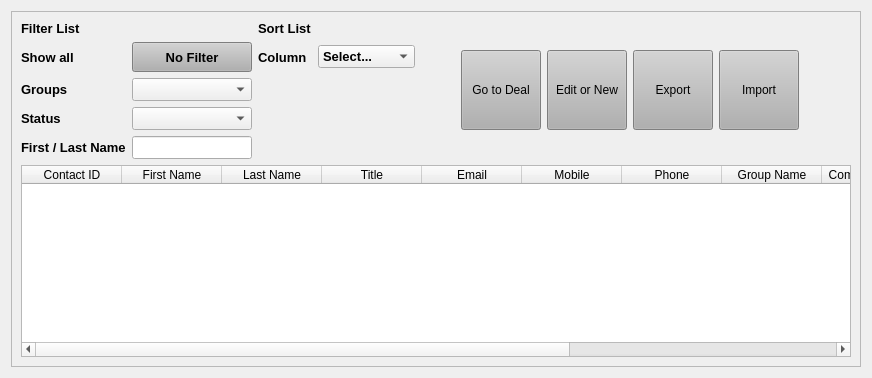
          <widget class="QWidget" name="tab_12">
           <attribute name="title">
            <string>Contact List</string>
           </attribute>
           <layout class="QGridLayout" name="gridLayout_19">
            <item row="0" column="0">
             <widget class="QFrame" name="frame">
              <property name="frameShape">
               <enum>QFrame::StyledPanel</enum>
              </property>
              <property name="frameShadow">
               <enum>QFrame::Raised</enum>
              </property>
              <layout class="QGridLayout" name="gridLayout_20">
               <item row="0" column="3">
                <widget class="QPushButton" name="pushButton_5">
                 <property name="minimumSize">
                  <size>
                   <width>80</width>
                   <height>80</height>
                  </size>
                 </property>
                 <property name="styleSheet">
                  <string notr="true">background-color: rgb(176, 176, 176);</string>
                 </property>
                 <property name="text">
                  <string>Export</string>
                 </property>
                </widget>
               </item>
               <item row="0" column="1">
                <widget class="QPushButton" name="pushButton_57">
                 <property name="minimumSize">
                  <size>
                   <width>80</width>
                   <height>80</height>
                  </size>
                 </property>
                 <property name="styleSheet">
                  <string notr="true">background-color: rgb(176, 176, 176);</string>
                 </property>
                 <property name="text">
                  <string>Go to Deal</string>
                 </property>
                </widget>
               </item>
               <item row="0" column="2">
                <widget class="QPushButton" name="pushButton_24">
                 <property name="minimumSize">
                  <size>
                   <width>80</width>
                   <height>80</height>
                  </size>
                 </property>
                 <property name="styleSheet">
                  <string notr="true">background-color: rgb(176, 176, 176);</string>
                 </property>
                 <property name="text">
                  <string>Edit or New</string>
                 </property>
                </widget>
               </item>
               <item row="0" column="5">
                <spacer name="horizontalSpacer_3">
                 <property name="orientation">
                  <enum>Qt::Horizontal</enum>
                 </property>
                 <property name="sizeHint" stdset="0">
                  <size>
                   <width>40</width>
                   <height>20</height>
                  </size>
                 </property>
                </spacer>
               </item>
               <item row="1" column="0" colspan="7">
                <widget class="QTableWidget" name="tableWidget">
                 <property name="sizePolicy">
                  <sizepolicy hsizetype="Preferred" vsizetype="Expanding">
                   <horstretch>0</horstretch>
                   <verstretch>0</verstretch>
                  </sizepolicy>
                 </property>
                 <property name="styleSheet">
                  <string notr="true">QScrollBar::handle:horizontal{background-color: rgb(176, 176, 176)}\</string>
                 </property>
                 <property name="editTriggers">
                  <set>QAbstractItemView::NoEditTriggers</set>
                 </property>
                 <property name="tabKeyNavigation">
                  <bool>false</bool>
                 </property>
                 <property name="showDropIndicator" stdset="0">
                  <bool>true</bool>
                 </property>
                 <property name="selectionMode">
                  <enum>QAbstractItemView::SingleSelection</enum>
                 </property>
                 <property name="selectionBehavior">
                  <enum>QAbstractItemView::SelectRows</enum>
                 </property>
                 <attribute name="verticalHeaderVisible">
                  <bool>false</bool>
                 </attribute>
                 <column>
                  <property name="text">
                   <string>Contact ID</string>
                  </property>
                 </column>
                 <column>
                  <property name="text">
                   <string>First Name</string>
                  </property>
                 </column>
                 <column>
                  <property name="text">
                   <string>Last Name</string>
                  </property>
                 </column>
                 <column>
                  <property name="text">
                   <string>Title</string>
                  </property>
                 </column>
                 <column>
                  <property name="text">
                   <string>Email</string>
                  </property>
                 </column>
                 <column>
                  <property name="text">
                   <string>Mobile</string>
                  </property>
                 </column>
                 <column>
                  <property name="text">
                   <string>Phone</string>
                  </property>
                 </column>
                 <column>
                  <property name="text">
                   <string>Group Name</string>
                  </property>
                 </column>
                 <column>
                  <property name="text">
                   <string>Company Name</string>
                  </property>
                 </column>
                 <column>
                  <property name="text">
                   <string>Product Name</string>
                  </property>
                 </column>
                 <column>
                  <property name="text">
                   <string>Status</string>
                  </property>
                 </column>
                 <column>
                  <property name="text">
                   <string>Description</string>
                  </property>
                 </column>
                </widget>
               </item>
               <item row="0" column="0">
                <layout class="QGridLayout" name="gridLayout_16">
                 <item row="2" column="1">
                  <widget class="QComboBox" name="comboBox_2">
                   <property name="maximumSize">
                    <size>
                     <width>120</width>
                     <height>16777215</height>
                    </size>
                   </property>
                   <property name="font">
                    <font>
                     <pointsize>10</pointsize>
                     <weight>75</weight>
                     <bold>true</bold>
                    </font>
                   </property>
                  </widget>
                 </item>
                 <item row="1" column="0">
                  <widget class="QLabel" name="label_20">
                   <property name="maximumSize">
                    <size>
                     <width>140</width>
                     <height>16777215</height>
                    </size>
                   </property>
                   <property name="font">
                    <font>
                     <pointsize>10</pointsize>
                     <weight>75</weight>
                     <bold>true</bold>
                    </font>
                   </property>
                   <property name="text">
                    <string>Show all</string>
                   </property>
                  </widget>
                 </item>
                 <item row="0" column="2">
                  <widget class="QLabel" name="label_114">
                   <property name="maximumSize">
                    <size>
                     <width>90</width>
                     <height>16777215</height>
                    </size>
                   </property>
                   <property name="font">
                    <font>
                     <pointsize>10</pointsize>
                     <weight>75</weight>
                     <bold>true</bold>
                    </font>
                   </property>
                   <property name="text">
                    <string>Sort List</string>
                   </property>
                  </widget>
                 </item>
                 <item row="3" column="1">
                  <widget class="QComboBox" name="comboBox">
                   <property name="maximumSize">
                    <size>
                     <width>120</width>
                     <height>16777215</height>
                    </size>
                   </property>
                   <property name="font">
                    <font>
                     <pointsize>10</pointsize>
                     <weight>75</weight>
                     <bold>true</bold>
                    </font>
                   </property>
                  </widget>
                 </item>
                 <item row="1" column="3">
                  <widget class="QComboBox" name="comboBox_4">
                   <property name="font">
                    <font>
                     <pointsize>10</pointsize>
                     <weight>75</weight>
                     <bold>true</bold>
                    </font>
                   </property>
                   <item>
                    <property name="text">
                     <string>Select...</string>
                    </property>
                   </item>
                   <item>
                    <property name="text">
                     <string>ContactID</string>
                    </property>
                   </item>
                   <item>
                    <property name="text">
                     <string>First Name</string>
                    </property>
                   </item>
                   <item>
                    <property name="text">
                     <string>Last Name</string>
                    </property>
                   </item>
                  </widget>
                 </item>
                 <item row="0" column="0">
                  <widget class="QLabel" name="label_3">
                   <property name="minimumSize">
                    <size>
                     <width>0</width>
                     <height>0</height>
                    </size>
                   </property>
                   <property name="maximumSize">
                    <size>
                     <width>140</width>
                     <height>16777215</height>
                    </size>
                   </property>
                   <property name="font">
                    <font>
                     <pointsize>10</pointsize>
                     <weight>75</weight>
                     <bold>true</bold>
                    </font>
                   </property>
                   <property name="text">
                    <string>Filter List</string>
                   </property>
                  </widget>
                 </item>
                 <item row="4" column="1">
                  <widget class="QLineEdit" name="lineEdit">
                   <property name="maximumSize">
                    <size>
                     <width>120</width>
                     <height>16777215</height>
                    </size>
                   </property>
                   <property name="font">
                    <font>
                     <pointsize>10</pointsize>
                     <weight>75</weight>
                     <bold>true</bold>
                    </font>
                   </property>
                  </widget>
                 </item>
                 <item row="1" column="2">
                  <widget class="QLabel" name="label_115">
                   <property name="font">
                    <font>
                     <pointsize>10</pointsize>
                     <weight>75</weight>
                     <bold>true</bold>
                    </font>
                   </property>
                   <property name="text">
                    <string>Column</string>
                   </property>
                  </widget>
                 </item>
                 <item row="2" column="0">
                  <widget class="QLabel" name="label">
                   <property name="maximumSize">
                    <size>
                     <width>140</width>
                     <height>16777215</height>
                    </size>
                   </property>
                   <property name="font">
                    <font>
                     <pointsize>10</pointsize>
                     <weight>75</weight>
                     <bold>true</bold>
                    </font>
                   </property>
                   <property name="text">
                    <string>Groups</string>
                   </property>
                  </widget>
                 </item>
                 <item row="4" column="0">
                  <widget class="QLabel" name="label_14">
                   <property name="font">
                    <font>
                     <pointsize>10</pointsize>
                     <weight>75</weight>
                     <bold>true</bold>
                    </font>
                   </property>
                   <property name="text">
                    <string>First / Last Name</string>
                   </property>
                  </widget>
                 </item>
                 <item row="3" column="0">
                  <widget class="QLabel" name="label_2">
                   <property name="maximumSize">
                    <size>
                     <width>140</width>
                     <height>16777215</height>
                    </size>
                   </property>
                   <property name="font">
                    <font>
                     <pointsize>10</pointsize>
                     <weight>75</weight>
                     <bold>true</bold>
                    </font>
                   </property>
                   <property name="text">
                    <string>Status</string>
                   </property>
                  </widget>
                 </item>
                 <item row="1" column="1">
                  <widget class="QPushButton" name="pushButton_3">
                   <property name="minimumSize">
                    <size>
                     <width>0</width>
                     <height>30</height>
                    </size>
                   </property>
                   <property name="maximumSize">
                    <size>
                     <width>120</width>
                     <height>16777215</height>
                    </size>
                   </property>
                   <property name="font">
                    <font>
                     <pointsize>10</pointsize>
                     <weight>75</weight>
                     <bold>true</bold>
                    </font>
                   </property>
                   <property name="styleSheet">
                    <string notr="true">background-color: rgb(176, 176, 176);</string>
                   </property>
                   <property name="text">
                    <string>No Filter</string>
                   </property>
                  </widget>
                 </item>
                 <item row="1" column="4">
                  <spacer name="horizontalSpacer">
                   <property name="orientation">
                    <enum>Qt::Horizontal</enum>
                   </property>
                   <property name="sizeHint" stdset="0">
                    <size>
                     <width>40</width>
                     <height>20</height>
                    </size>
                   </property>
                  </spacer>
                 </item>
                </layout>
               </item>
               <item row="0" column="4">
                <widget class="QPushButton" name="pushButton_9">
                 <property name="minimumSize">
                  <size>
                   <width>80</width>
                   <height>80</height>
                  </size>
                 </property>
                 <property name="styleSheet">
                  <string notr="true">background-color: rgb(176, 176, 176);</string>
                 </property>
                 <property name="text">
                  <string>Import</string>
                 </property>
                </widget>
               </item>
              </layout>
             </widget>
            </item>
           </layout>
          </widget>
